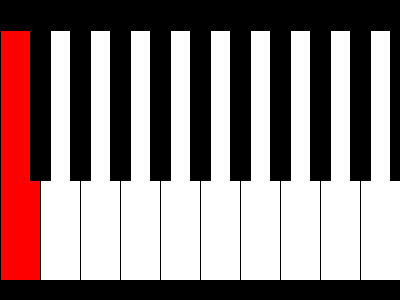
Frame 1 (no input)
Frame 60 (the mouse pressed at the canvas centre just before this capture): identical to frame 1, image omitted
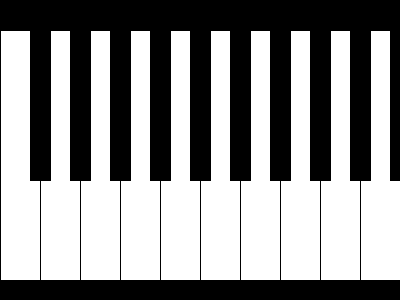
Frame 120 (the mouse held since frame 60 and released just before this capture)

The Processing sketch that drew these frames (run headless with seeded random() and noise(); from frame 60 on, the mouse is pressed at the canvas centre):

// Processing sketch: processing_185290
// ── processing_185290.pde

//Assignment 5c: Using â��ifâ�� and â��elseâ��, make the mouse perform different actions when in different parts of the canvas.
float col=0;

void setup(){
  size(400,300);
  
  background(0);
}

void draw()
{
  colorMode(HSB);
   
  fill(255);
  for(int i = 0; i < 400; i+=40)
  {
    rect(i,30,40,250);
  }
  
 
   if(mouseX<40)
  {
  fill(col,255,255);
    rect(0,30,40,250);
  }
   if(mouseX>40 && mouseX<80)
  {
    fill(col+20,255,255);
    rect(40,30,40,250);
  }
   if(mouseX>80 && mouseX<120)
  {
    fill(col+40,255,255);
    rect(80,30,40,250);
  }
   if(mouseX>120 && mouseX<160)
  {
   fill(col+60,255,255);
    rect(120,30,40,250);
  }
   if(mouseX>160 && mouseX<200)
  {
     fill(col+80,255,255);
    rect(160,30,40,250);
  }
   if(mouseX>200 && mouseX<240)
  {
   fill(col+100,255,255);
    rect(200,30,40,250);
  }
   if(mouseX>240 && mouseX<280)
  {
   fill(col+120,255,255);
    rect(240,30,40,250);
  }
   if(mouseX>280 && mouseX<320)
  {
    fill(col+140,255,255);
    rect(280,30,40,250);
  }
   if(mouseX>320 && mouseX<360)
  {
     fill(col+160,255,255);
    rect(320,30,40,250);
  }
    if(mouseX>360 && mouseX<400)
  {
  fill(col+180,255,255);
    rect(360,30,40,250);
  }
  
  fill(0);
  for(int x = 0; x < 400; x+=40)
  {
    rect(x+30,30,20,150);
  }
 
}
